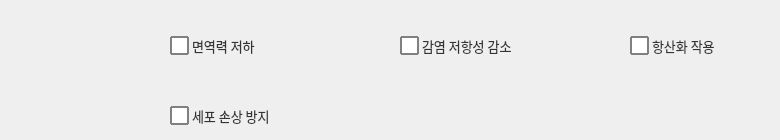
     <widget class="QWidget" name="tab_5">
      <attribute name="title">
       <string>면역력/항산화</string>
      </attribute>
      <widget class="QCheckBox" name="checkBox_69">
       <property name="geometry">
        <rect>
         <x>170</x>
         <y>30</y>
         <width>131</width>
         <height>31</height>
        </rect>
       </property>
       <property name="font">
        <font>
         <family>Leelawadee UI</family>
         <pointsize>-1</pointsize>
        </font>
       </property>
       <property name="styleSheet">
        <string notr="true">QCheckBox 
{
    spacing: 3px; /* 체크박스와 텍스트 사이 간격 */
    font-size: 13px;
    color: #333;
}

QCheckBox::indicator {
    width: 15px;
    height: 15px;
    border: 1.5px solid gray;        /* 기본 테두리 색상 */
    background-color: white;       /* 기본 배경색 */
    border-radius: 1px; 		/*모서리 둥글게*/
}

QCheckBox::indicator:checked {
    background-color: white;       /* 체크된 후 바탕색 */
    border: 1.5px solid red;         /* 체크된 후 테두리 */
    image: url(C:/intel_training/Ai_supplement/pill.png); /* 체크 표시 이미지 (선택 사항) */
}


QCheckBox::indicator:hover
{
background-color : #E0F2F1;

}
</string>
       </property>
       <property name="text">
        <string>면역력 저하</string>
       </property>
       <property name="checkable">
        <bool>true</bool>
       </property>
       <property name="checked">
        <bool>false</bool>
       </property>
       <property name="autoRepeat">
        <bool>false</bool>
       </property>
      </widget>
      <widget class="QCheckBox" name="checkBox_71">
       <property name="geometry">
        <rect>
         <x>170</x>
         <y>100</y>
         <width>131</width>
         <height>31</height>
        </rect>
       </property>
       <property name="font">
        <font>
         <family>Leelawadee UI</family>
         <pointsize>-1</pointsize>
        </font>
       </property>
       <property name="styleSheet">
        <string notr="true">QCheckBox 
{
    spacing: 3px; /* 체크박스와 텍스트 사이 간격 */
    font-size: 13px;
    color: #333;
}

QCheckBox::indicator {
    width: 15px;
    height: 15px;
    border: 1.5px solid gray;        /* 기본 테두리 색상 */
    background-color: white;       /* 기본 배경색 */
    border-radius: 1px; 		/*모서리 둥글게*/
}

QCheckBox::indicator:checked {
    background-color: white;       /* 체크된 후 바탕색 */
    border: 1.5px solid red;         /* 체크된 후 테두리 */
    image: url(C:/intel_training/Ai_supplement/pill.png); /* 체크 표시 이미지 (선택 사항) */
}


QCheckBox::indicator:hover
{
background-color : #E0F2F1;

}
</string>
       </property>
       <property name="text">
        <string>세포 손상 방지</string>
       </property>
       <property name="checkable">
        <bool>true</bool>
       </property>
       <property name="checked">
        <bool>false</bool>
       </property>
       <property name="autoRepeat">
        <bool>false</bool>
       </property>
      </widget>
      <widget class="QCheckBox" name="checkBox_73">
       <property name="geometry">
        <rect>
         <x>630</x>
         <y>30</y>
         <width>141</width>
         <height>31</height>
        </rect>
       </property>
       <property name="font">
        <font>
         <family>Leelawadee UI</family>
         <pointsize>-1</pointsize>
        </font>
       </property>
       <property name="styleSheet">
        <string notr="true">QCheckBox 
{
    spacing: 3px; /* 체크박스와 텍스트 사이 간격 */
    font-size: 13px;
    color: #333;
}

QCheckBox::indicator {
    width: 15px;
    height: 15px;
    border: 1.5px solid gray;        /* 기본 테두리 색상 */
    background-color: white;       /* 기본 배경색 */
    border-radius: 1px; 		/*모서리 둥글게*/
}

QCheckBox::indicator:checked {
    background-color: white;       /* 체크된 후 바탕색 */
    border: 1.5px solid red;         /* 체크된 후 테두리 */
    image: url(C:/intel_training/Ai_supplement/pill.png); /* 체크 표시 이미지 (선택 사항) */
}


QCheckBox::indicator:hover
{
background-color : #E0F2F1;

}
</string>
       </property>
       <property name="text">
        <string>항산화 작용</string>
       </property>
       <property name="checkable">
        <bool>true</bool>
       </property>
       <property name="checked">
        <bool>false</bool>
       </property>
       <property name="autoRepeat">
        <bool>false</bool>
       </property>
      </widget>
      <widget class="QCheckBox" name="checkBox_76">
       <property name="geometry">
        <rect>
         <x>400</x>
         <y>30</y>
         <width>141</width>
         <height>31</height>
        </rect>
       </property>
       <property name="font">
        <font>
         <family>Leelawadee UI</family>
         <pointsize>-1</pointsize>
        </font>
       </property>
       <property name="styleSheet">
        <string notr="true">QCheckBox 
{
    spacing: 3px; /* 체크박스와 텍스트 사이 간격 */
    font-size: 13px;
    color: #333;
}

QCheckBox::indicator {
    width: 15px;
    height: 15px;
    border: 1.5px solid gray;        /* 기본 테두리 색상 */
    background-color: white;       /* 기본 배경색 */
    border-radius: 1px; 		/*모서리 둥글게*/
}

QCheckBox::indicator:checked {
    background-color: white;       /* 체크된 후 바탕색 */
    border: 1.5px solid red;         /* 체크된 후 테두리 */
    image: url(C:/intel_training/Ai_supplement/pill.png); /* 체크 표시 이미지 (선택 사항) */
}


QCheckBox::indicator:hover
{
background-color : #E0F2F1;

}
</string>
       </property>
       <property name="text">
        <string>감염 저항성 감소</string>
       </property>
       <property name="checkable">
        <bool>true</bool>
       </property>
       <property name="checked">
        <bool>false</bool>
       </property>
       <property name="autoRepeat">
        <bool>false</bool>
       </property>
      </widget>
     </widget>
